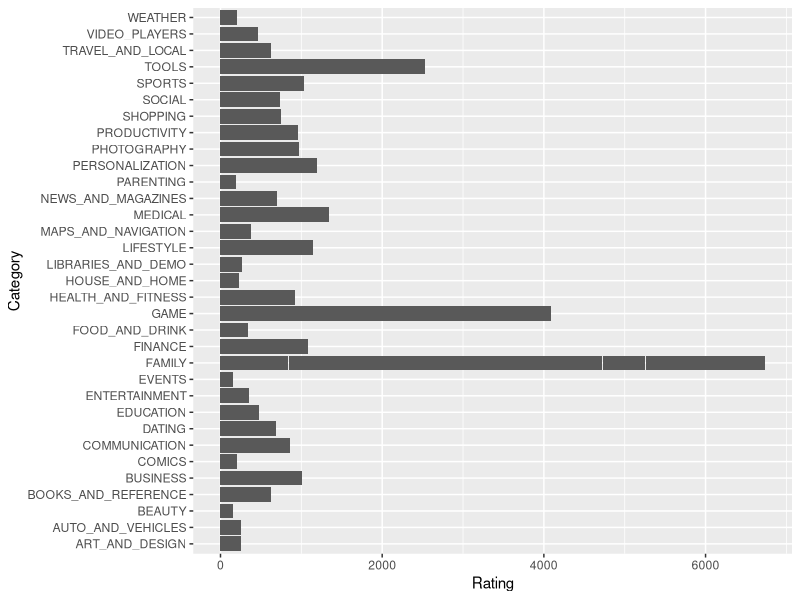
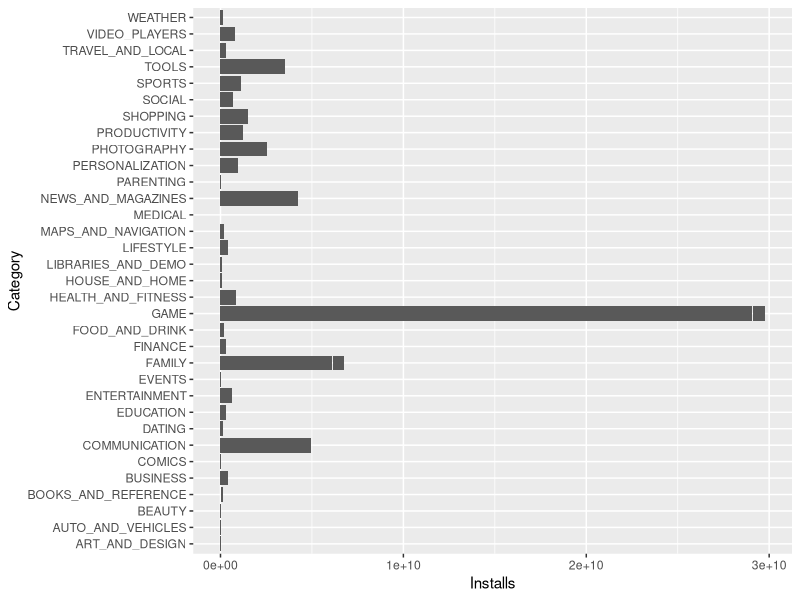
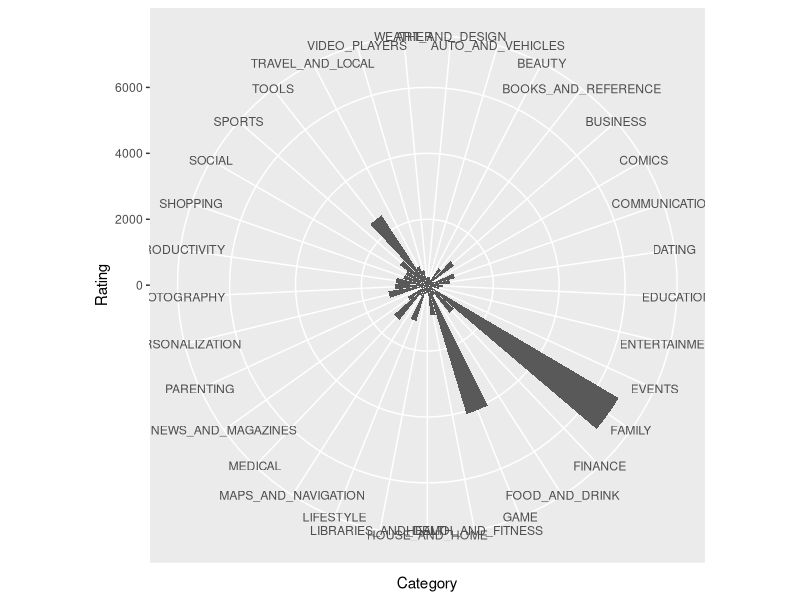

Write the R code that produced these figures, in order.
## ---- chunk 1
knitr::opts_chunk$set(echo = TRUE)
## ---- chunk 2
data <- read.csv("googleplaystore.csv")
d <- data[data$Size != 'Varies with device',]
d <- d[d$Current.Ver != 'Varies with device',]
d <- d[d$Current.Ver != 'NaN',]
d <- d[d$Rating != 'NaN',]
d <- d[d$Price != 'NaN',]
d$Installs <- gsub(',', '', d$Installs)
d$Installs <- gsub('\\+', '', d$Installs)
d$Installs <- as.numeric(as.character((d$Installs)))
d$Current.Ver <- gsub('[a-z_()A-Z\\-\\+]', '', d$Current.Ver)
d$Price <- gsub('$', '', d$Price)
d$Price <- as.numeric(as.character((d$Price)))
d$Updates <- ifelse(d$Current.Ver >= 2 , ifelse(d$Current.Ver >= 4, 2, 1), 0)
d <- subset(d, select = c('App','Category','Rating','Reviews','Size','Installs','Type','Price','Content.Rating','Last.Updated','Updates','Android.Ver'))
View(d)


## ---- chunk 3
library(ggplot2)
g2 <- ggplot(d, aes(Category,Installs))
g <- ggplot(d, aes(Category,Rating))

g + geom_bar(stat = "identity") + coord_flip()
g2 + geom_bar(stat = "identity") + coord_flip()
g + geom_bar(stat = "identity") + coord_flip()+ coord_polar(theta = "x", direction=1 )
